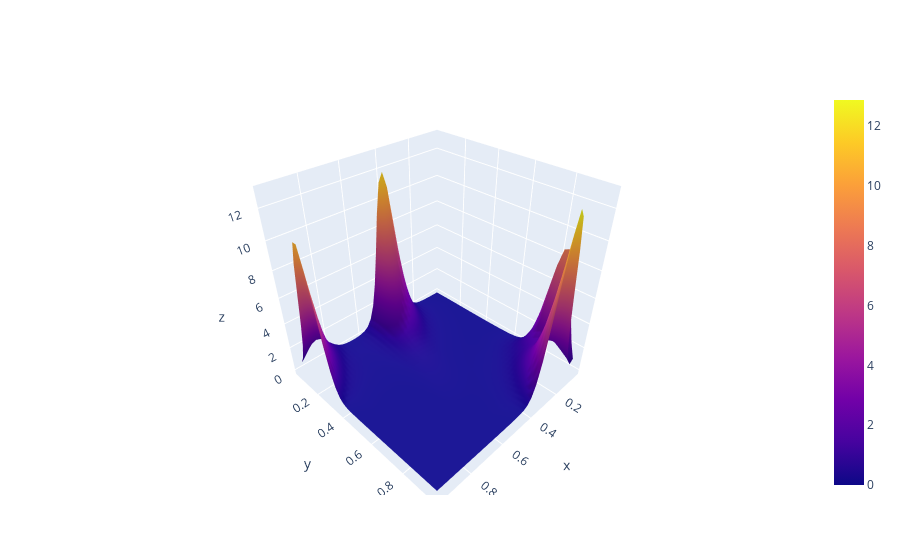

Notebook code for this chart:
### Code cell
import plotly.graph_objects as go

idx = np.random.randint(500)

n = 40
h = 1 / n
z = data1["list_Phi"][idx]
x = y = np.linspace(0 + 3 * h / 2, 1 - 3 * h / 2, 40)
fig = go.Figure(data=[go.Surface(z=z, x=x, y=y)])
fig.update_layout(
    autosize=False,
    margin=dict(l=65, r=50, b=65, t=90),
)
fig.show()

### Figure 1 — Plotly figure (JSON) as saved in the notebook; plotly's stock layout.template omitted (floating-point values rounded to 4 significant figures; data arrays with more than 128 entries replaced by an {"elided": "..."} marker saying what was removed)
{"data": [{"type": "surface", "x": [0.0375, 0.06122, 0.08494, 0.1087, 0.1324, 0.1561, 0.1798, 0.2035, 0.2272, 0.251, 0.2747, 0.2984, 0.3221, 0.3458, 0.3696, 0.3933, 0.417, 0.4407, 0.4644, 0.4881, 0.5119, 0.5356, 0.5593, 0.583, 0.6067, 0.6304, 0.6542, 0.6779, 0.7016, 0.7253, 0.749, 0.7728, 0.7965, 0.8202, 0.8439, 0.8676, 0.8913, 0.9151, 0.9388, 0.9625], "y": [0.0375, 0.06122, 0.08494, 0.1087, 0.1324, 0.1561, 0.1798, 0.2035, 0.2272, 0.251, 0.2747, 0.2984, 0.3221, 0.3458, 0.3696, 0.3933, 0.417, 0.4407, 0.4644, 0.4881, 0.5119, 0.5356, 0.5593, 0.583, 0.6067, 0.6304, 0.6542, 0.6779, 0.7016, 0.7253, 0.749, 0.7728, 0.7965, 0.8202, 0.8439, 0.8676, 0.8913, 0.9151, 0.9388, 0.9625], "z": {"elided": "40x40 float values"}}], "layout": {"autosize": false, "margin": {"b": 65, "l": 65, "r": 50, "t": 90}}}
